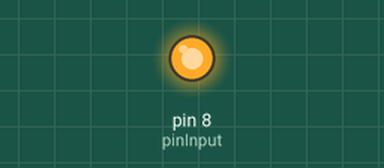
Bench run of a sketch on a simulated Arduino Uno, built with avr-gcc and run on an emulated ATmega328P. Shown: output pins drawn as LEDs (lit = HIGH).

Above: at 2.5 s.
At 6.0 s:
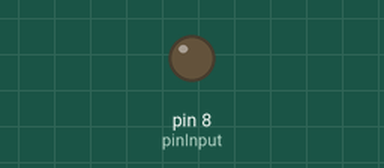
Timing chart, 0 to 9.1 s (numbered marks = the images above):
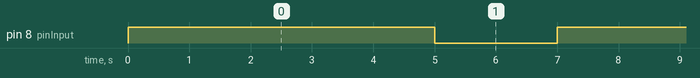

The sketch:

lampu_ac.ino
```cpp
int pinInput = 8;

void setup() {
  // put your setup code here, to run once:
pinMode(pinInput, OUTPUT);
}

void loop() {
  digitalWrite(pinInput, HIGH);
  delay(5000);
  digitalWrite(pinInput, LOW);
  delay(2000);
  // put your main code here, to run repeatedly:

}
```

Measured:
- by itself, pin 8 (pinInput): alternates HIGH for 5.0 s and LOW for 2.0 s
